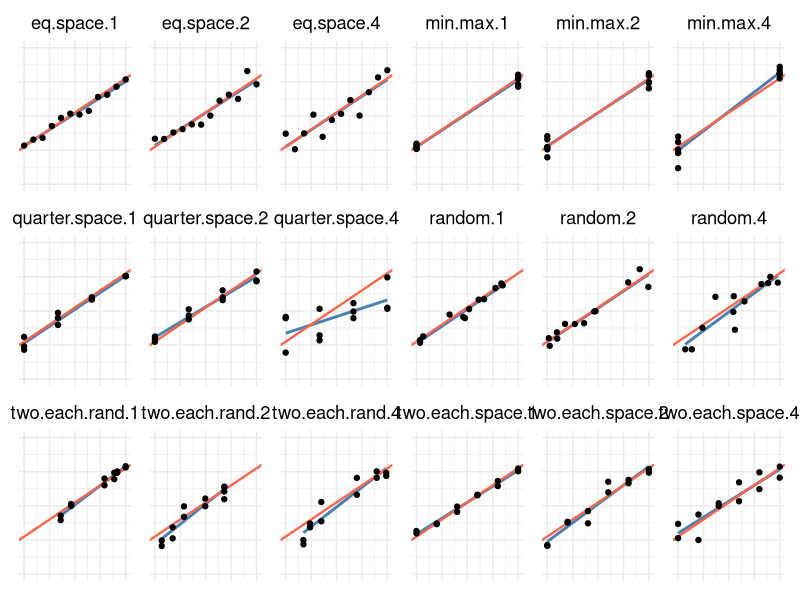

Generate this figure with R:
require(tidyverse)
require(patchwork)
require(foreach)

# GERAR AMOSTRAS ASSUMINDO ERRO ~ N(0,sigma2)
gen_amostras <- function(x, beta0 = 1, beta1 = 1, sigma2) {
  y <-  beta0 + beta1 * x + rnorm(length(x), mean = 0, sd = sigma2)
  return(y)
}

# Nomes para cada delineamento
names_deli <- c('random', 'eq.space', 'two.each.rand', 'two.each.space', 'quarter.space', 'min.max')

# Valores de sigma a serem testados
sigmas <- c(1,2,4)

# Criando os nomes para as listas combinando os delineamentos com os sigmas
names_listas2 <- apply(expand.grid(names_deli, sigmas), MARGIN=1,
                       FUN = function(x) paste0(x, collapse = '.')) %>% sort()

# Declarando lista
dfs <- list()

# Número de amostras em cada dataframe
n = 12

# Criando os dataframes
for(i in 1:3) {
  dfs[[i]] <- map(1:100, function(r) {
    df <- data.frame(x = seq(from=-10, to=10, length.out=n))
    df$y <- gen_amostras(df$x, sigma2 = sigmas[i])
    return(df)
  })
}

for(i in 4:6) {
  dfs[[i]] <- map(1:100, function(r) {
    df <- data.frame(x = c(rep(-10, n/2), rep(10, n/2)))
    df$y <- gen_amostras(df$x, sigma2 = sigmas[i-3])
    return(df)
  })
}

for(i in 7:9) {
  dfs[[i]] <- map(1:100, function(r) {
    df <- data.frame(x = rep(seq(from=-10,to=10,length.out=4), n*(1/4))) %>% arrange(x)
    df$y <- gen_amostras(df$x, sigma2 = sigmas[i-6])
    return(df)
  })
}

for(i in 10:12) {
  dfs[[i]] <- map(1:100, function(r) {
    df <- data.frame(x = runif(n, -10, 10))
    df$y <- gen_amostras(df$x, sigma2 = sigmas[i-9])
    return(df)
  })
}

for(i in 13:15) {
  dfs[[i]] <- map(1:100, function(r) {
    df <- data.frame(x = rep(runif(n/2,-10,10), 2)) %>% arrange(x)
    df$y <- gen_amostras(df$x, sigma2 = sigmas[i-12])
    return(df)
  })
}

for(i in 16:18) {
  dfs[[i]] <- map(1:100, function(r) {
    df <- data.frame(x = rep(rep(seq(from=-10,to=10,length.out=n/2),2))) %>% arrange(x)
    df$y <- gen_amostras(df$x, sigma2 = sigmas[i-15])
    return(df)
  })
}

# Atribuindo nomes as listas
dfs <- setNames(dfs, names_listas2)

# CRIANDO GRAFICOS APENAS PARA REVISÃO VISUAL
# selecionando um dataframe de todos as 18 listas

random_dfs <- map(dfs, ~ .x[[sample(length(.x), 1)]])

names(dfs)

plts <- map(1:18, function(i) {
  plt <- random_dfs[[i]] %>%
    ggplot(aes(x = x, y = y)) +
    lims(y = c(-20,20), x = c(-10,10)) +
    geom_smooth(method = 'lm', se=F, colour = 'steelblue') +
    geom_abline(slope = 1, intercept = 1, colour = 'tomato', linewidth = 0.8) +
    geom_point() +
    theme_minimal() +
    ggtitle(names(dfs)[i]) +
    theme(legend.position = 'none',
          axis.text.x=element_blank(),
          axis.text.y=element_blank(),
          axis.title.x=element_blank(),
          axis.title.y=element_blank(),
          plot.title = element_text(hjust = 0.5))
  return(plt)
})

wrap_plots(plts, nrow = 3)

